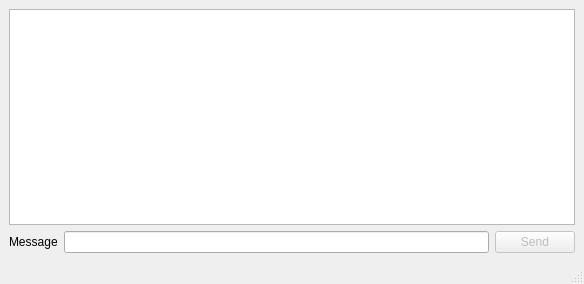
<?xml version="1.0" encoding="UTF-8"?>
<ui version="4.0">
 <class>MainWindow</class>
 <widget class="QMainWindow" name="MainWindow">
  <property name="geometry">
   <rect>
    <x>0</x>
    <y>0</y>
    <width>584</width>
    <height>284</height>
   </rect>
  </property>
  <property name="focusPolicy">
   <enum>Qt::StrongFocus</enum>
  </property>
  <property name="windowTitle">
   <string>MainWindow</string>
  </property>
  <widget class="QWidget" name="centralwidget">
   <layout class="QHBoxLayout" name="horizontalLayout_5">
    <item>
     <layout class="QVBoxLayout" name="none">
      <item>
       <widget class="QTextBrowser" name="chatHistory"/>
      </item>
      <item>
       <layout class="QHBoxLayout" name="none_2">
        <item>
         <widget class="QLabel" name="label">
          <property name="text">
           <string>Message</string>
          </property>
          <property name="buddy">
           <cstring>messageText</cstring>
          </property>
         </widget>
        </item>
        <item>
         <widget class="QLineEdit" name="messageText"/>
        </item>
        <item>
         <widget class="QPushButton" name="sendBtn">
          <property name="enabled">
           <bool>false</bool>
          </property>
          <property name="text">
           <string>Send</string>
          </property>
          <property name="autoDefault">
           <bool>true</bool>
          </property>
          <property name="default">
           <bool>true</bool>
          </property>
         </widget>
        </item>
       </layout>
      </item>
     </layout>
    </item>
   </layout>
  </widget>
  <widget class="QMenuBar" name="menubar">
   <property name="geometry">
    <rect>
     <x>0</x>
     <y>0</y>
     <width>584</width>
     <height>22</height>
    </rect>
   </property>
  </widget>
  <widget class="QStatusBar" name="statusbar"/>
 </widget>
 <tabstops>
  <tabstop>messageText</tabstop>
  <tabstop>sendBtn</tabstop>
  <tabstop>chatHistory</tabstop>
 </tabstops>
 <resources/>
 <connections/>
</ui>
